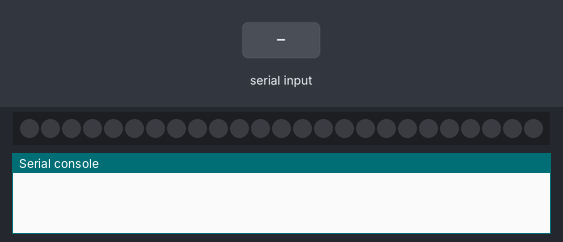
A program run on a simulated Raspberry Pi Pico running MicroPython. On the bench: 25 RGB LEDs in strip order, left to right, the last lines printed to the serial console. Inputs (shaded band) come from the test bench.

Above: at 1.2 s.
1.3 s: "ON" typed at the serial console, then Enter
At 2.0 s:
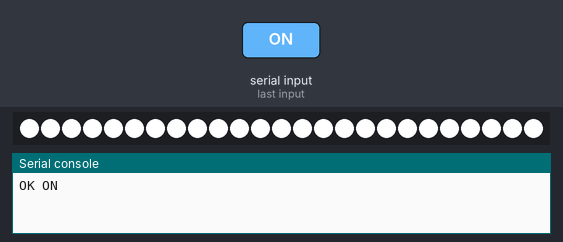
2.8 s: "BOTTOM" typed at the serial console, then Enter
At 3.1 s:
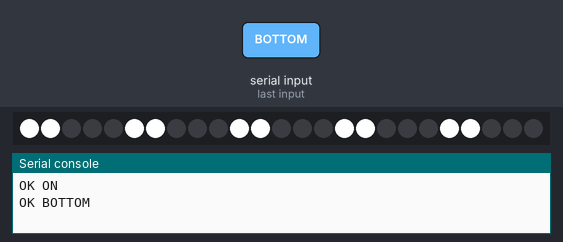
4.3 s: "LEFT" typed at the serial console, then Enter
At 5.5 s:
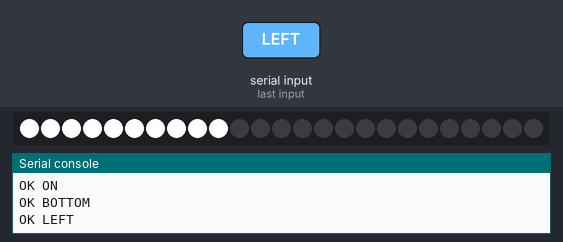
5.8 s: "RIGHT" typed at the serial console, then Enter
At 6.6 s:
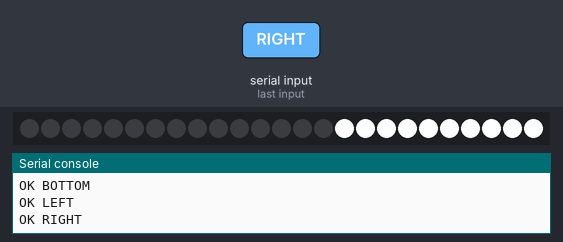
7.3 s: "TOP" typed at the serial console, then Enter
At 7.7 s:
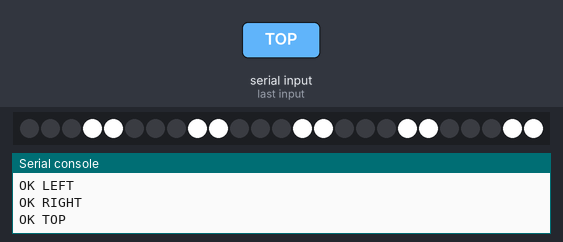
Timing chart, 0 to 9.8 s (numbered marks = the images above; inputs shaded):
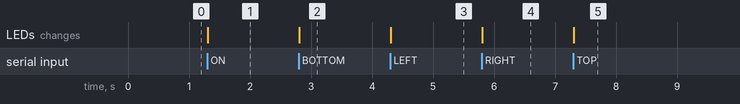

The program:

rp2040_firmware.py
```python
# Firmware RP2040-Matrix v3: iluminacion blanco + patrones DPC
import sys
from machine import Pin
from neopixel import NeoPixel

NUM_LEDS = 25
LED_PIN = 16

np = NeoPixel(Pin(LED_PIN), NUM_LEDS)
brightness = 255

# Mapas de patrones (confirmados visualmente)
PATRONES = {
    "ALL":    list(range(25)),
    "LEFT":   [0,1,2,3,4, 5,6,7,8,9],
    "RIGHT":  [15,16,17,18,19, 20,21,22,23,24],
    "TOP":    [3,4, 8,9, 13,14, 18,19, 23,24],
    "BOTTOM": [0,1, 5,6, 10,11, 15,16, 20,21],
}

def limpiar():
    for j in range(NUM_LEDS):
        np[j] = (0, 0, 0)
    np.write()

def prender(lista):
    limpiar()
    for j in lista:
        np[j] = (brightness, brightness, brightness)
    np.write()

def procesar(cmd):
    global brightness
    cmd = cmd.strip().upper()

    if cmd == "ON" or cmd == "ALL":
        prender(PATRONES["ALL"])
        return "OK " + cmd
    elif cmd == "OFF":
        limpiar()
        return "OK OFF"
    elif cmd in PATRONES:
        prender(PATRONES[cmd])
        return "OK " + cmd
    elif cmd.startswith("BRIGHT"):
        try:
            n = int(cmd.split()[1])
            brightness = max(0, min(255, n))
            return "OK BRIGHT " + str(brightness)
        except (IndexError, ValueError):
            return "ERR brillo invalido"
    elif cmd == "":
        return None
    else:
        return "ERR desconocido: " + cmd

# Apagar al arrancar
limpiar()

# Lectura serial robusta (caracter por caracter)
buffer = ""
while True:
    c = sys.stdin.read(1)
    if c:
        if c == "\n" or c == "\r":
            if buffer:
                resp = procesar(buffer)
                if resp:
                    print(resp)
                buffer = ""
        else:
            buffer += c
```

Measured:
- after the input at 1.3 s, the LEDs: change at once (image 1)
- after the input at 2.8 s, the LEDs: change at once (image 2)
- after the input at 4.3 s, the LEDs: change at once (image 3)
- after the input at 5.8 s, the LEDs: change at once (image 4)
- after the input at 7.3 s, the LEDs: change at once (image 5)
